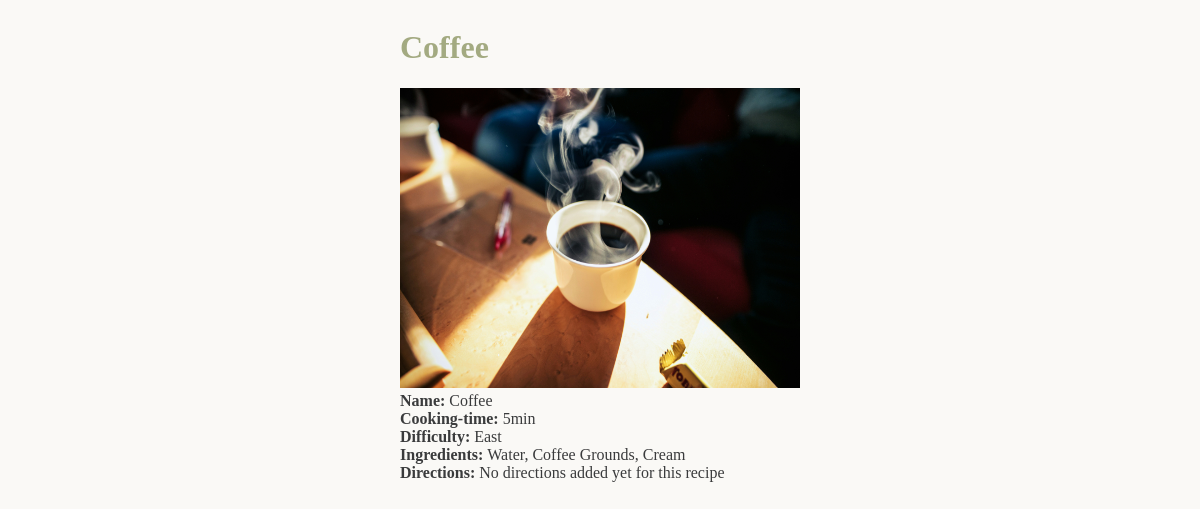
The app's page /list/1 with its own data.
### recipes/models.py (models this page shows, shortened)
class Recipe(models.Model):
  name= models.CharField(max_length=50)
  cooking_time= models.IntegerField()
  ingredients= models.TextField(max_length=250)
  difficulty= models.CharField(max_length=12, default= None)
  directions = models.TextField(max_length=500, default= 'No directions added yet for this recipe')
  pic = models.ImageField(upload_to='recipes', default='no_picture.jpg')

### recipes/views.py (the view)
# urls.py: path('list/<pk>', RecipeDetailView.as_view(), name='detail'),
class RecipeDetailView(DetailView):
  model = Recipe
  template_name = 'recipes/details.html'

### recipes/templates/recipes/details.html (shortened to what this page needs)
<!DOCTYPE html>
<html>
  <head>
    <link rel="stylesheet" href="../../static/recipes/index.css" />
  </head>
  <body>
    <div class="details__layout">
      <div class="">
        <h1>{{object.name}}</h1>
        <img src="{{object.pic.url}}" width="400" height="300" />
        <br>
        <b>Name: </b> {{object.name}} <br />
        <b>Cooking-time: </b> {{object.cooking_time}}min <br />
        <b>Difficulty: </b> {{object.difficulty}} <br />
        <b>Ingredients: </b> {{object.ingredients}} <br />
        <b>Directions: </b> {{object.directions}} <br />
      </div>
    </div>
  </body>
</html>

### recipes/static/recipes/index.css (style rules this page uses)
* { background-color: #faf9f6; color: #3a3b3c; box-sizing: border-box; }
:root { --bg-color: #faf9f6; --light-green: #c5c191; --mid-green: #a3aa81; --dark-green: #4c4735; }
h1, h2 { color: var(--mid-green); }
.details__layout { display: flex; justify-content: center; }

### records on screen
Recipe: name "Coffee", pic (picture), cooking_time "5", difficulty "East", ingredients "Water, Coffee Grounds, Cream", directions "No directions added yet for this recipe"
